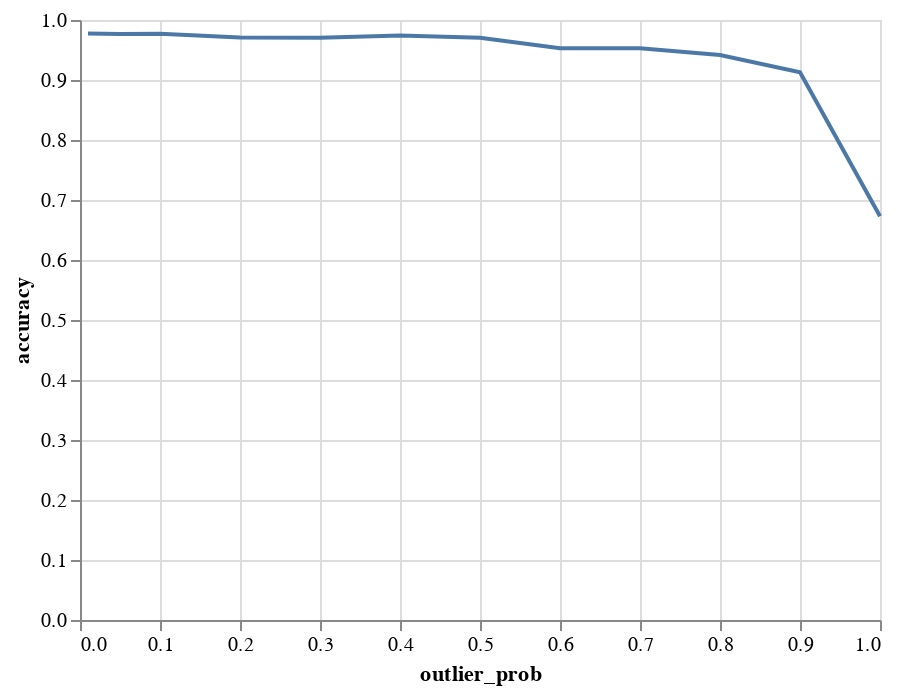

This figure's notebook cell:
### Code cell
alt.Chart(df_rnn).mark_line().encode(x='outlier_prob', y='accuracy')

### Figure 1 — Vega-Lite specification as saved in the notebook (floating-point values rounded to 4 significant figures)
{"config": {"view": {"continuousWidth": 400, "continuousHeight": 300}}, "data": {"name": "data-e9d1f2e9c4464b01392e487c1e6818a9"}, "mark": "line", "encoding": {"x": {"type": "quantitative", "field": "outlier_prob"}, "y": {"type": "quantitative", "field": "accuracy"}}, "$schema": "https://vega.github.io/schema/vega-lite/v4.8.1.json", "datasets": {"data-e9d1f2e9c4464b01392e487c1e6818a9": [{"outlier_prob": 0.01, "accuracy": 0.9773}, {"outlier_prob": 0.05, "accuracy": 0.9766}, {"outlier_prob": 0.1, "accuracy": 0.977}, {"outlier_prob": 0.2, "accuracy": 0.9708}, {"outlier_prob": 0.3, "accuracy": 0.9703}, {"outlier_prob": 0.4, "accuracy": 0.974}, {"outlier_prob": 0.5, "accuracy": 0.9704}, {"outlier_prob": 0.6, "accuracy": 0.9528}, {"outlier_prob": 0.7, "accuracy": 0.9531}, {"outlier_prob": 0.8, "accuracy": 0.9416}, {"outlier_prob": 0.9, "accuracy": 0.913}, {"outlier_prob": 1.0, "accuracy": 0.673}]}}
